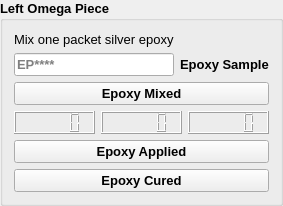
                     <widget class="QGroupBox" name="leftOmegaPiece">
                      <property name="font">
                       <font>
                        <pointsize>10</pointsize>
                        <weight>75</weight>
                        <bold>true</bold>
                       </font>
                      </property>
                      <property name="title">
                       <string>Left Omega Piece</string>
                      </property>
                      <layout class="QVBoxLayout" name="verticalLayout_2">
                       <item>
                        <layout class="QGridLayout" name="gridLayout_49">
                         <item row="0" column="0">
                          <widget class="QLabel" name="label_624">
                           <property name="font">
                            <font>
                             <weight>50</weight>
                             <bold>false</bold>
                            </font>
                           </property>
                           <property name="text">
                            <string>Mix one packet silver epoxy</string>
                           </property>
                          </widget>
                         </item>
                         <item row="1" column="0">
                          <widget class="QLineEdit" name="epoxy_batch_5">
                           <property name="sizePolicy">
                            <sizepolicy hsizetype="Preferred" vsizetype="Preferred">
                             <horstretch>0</horstretch>
                             <verstretch>0</verstretch>
                            </sizepolicy>
                           </property>
                           <property name="text">
                            <string/>
                           </property>
                           <property name="maxLength">
                            <number>6</number>
                           </property>
                           <property name="placeholderText">
                            <string>EP****</string>
                           </property>
                          </widget>
                         </item>
                         <item row="1" column="1">
                          <widget class="QLabel" name="label_625">
                           <property name="text">
                            <string>Epoxy Sample</string>
                           </property>
                          </widget>
                         </item>
                        </layout>
                       </item>
                       <item>
                        <widget class="QPushButton" name="epoxyMixedLOP">
                         <property name="sizePolicy">
                          <sizepolicy hsizetype="Preferred" vsizetype="Preferred">
                           <horstretch>0</horstretch>
                           <verstretch>0</verstretch>
                          </sizepolicy>
                         </property>
                         <property name="font">
                          <font>
                           <pointsize>10</pointsize>
                           <weight>75</weight>
                           <bold>true</bold>
                          </font>
                         </property>
                         <property name="text">
                          <string>Epoxy Mixed</string>
                         </property>
                        </widget>
                       </item>
                       <item>
                        <layout class="QHBoxLayout" name="timerLayout" stretch="1,1,1">
                         <property name="sizeConstraint">
                          <enum>QLayout::SetFixedSize</enum>
                         </property>
                         <item>
                          <widget class="QLCDNumber" name="hour_disp_11">
                           <property name="sizePolicy">
                            <sizepolicy hsizetype="Preferred" vsizetype="Preferred">
                             <horstretch>0</horstretch>
                             <verstretch>0</verstretch>
                            </sizepolicy>
                           </property>
                          </widget>
                         </item>
                         <item>
                          <widget class="QLCDNumber" name="min_disp_11">
                           <property name="sizePolicy">
                            <sizepolicy hsizetype="Preferred" vsizetype="Preferred">
                             <horstretch>0</horstretch>
                             <verstretch>0</verstretch>
                            </sizepolicy>
                           </property>
                          </widget>
                         </item>
                         <item>
                          <widget class="QLCDNumber" name="sec_disp_11">
                           <property name="sizePolicy">
                            <sizepolicy hsizetype="Preferred" vsizetype="Preferred">
                             <horstretch>0</horstretch>
                             <verstretch>0</verstretch>
                            </sizepolicy>
                           </property>
                          </widget>
                         </item>
                        </layout>
                       </item>
                       <item>
                        <widget class="QPushButton" name="epoxyAppliedLOP">
                         <property name="sizePolicy">
                          <sizepolicy hsizetype="Preferred" vsizetype="Preferred">
                           <horstretch>0</horstretch>
                           <verstretch>0</verstretch>
                          </sizepolicy>
                         </property>
                         <property name="font">
                          <font>
                           <pointsize>10</pointsize>
                           <weight>75</weight>
                           <bold>true</bold>
                          </font>
                         </property>
                         <property name="text">
                          <string>Epoxy Applied</string>
                         </property>
                        </widget>
                       </item>
                       <item>
                        <widget class="QPushButton" name="epoxyCuredLOP">
                         <property name="sizePolicy">
                          <sizepolicy hsizetype="Preferred" vsizetype="Preferred">
                           <horstretch>0</horstretch>
                           <verstretch>0</verstretch>
                          </sizepolicy>
                         </property>
                         <property name="font">
                          <font>
                           <pointsize>10</pointsize>
                           <weight>75</weight>
                           <bold>true</bold>
                          </font>
                         </property>
                         <property name="text">
                          <string>Epoxy Cured</string>
                         </property>
                        </widget>
                       </item>
                      </layout>
                     </widget>
